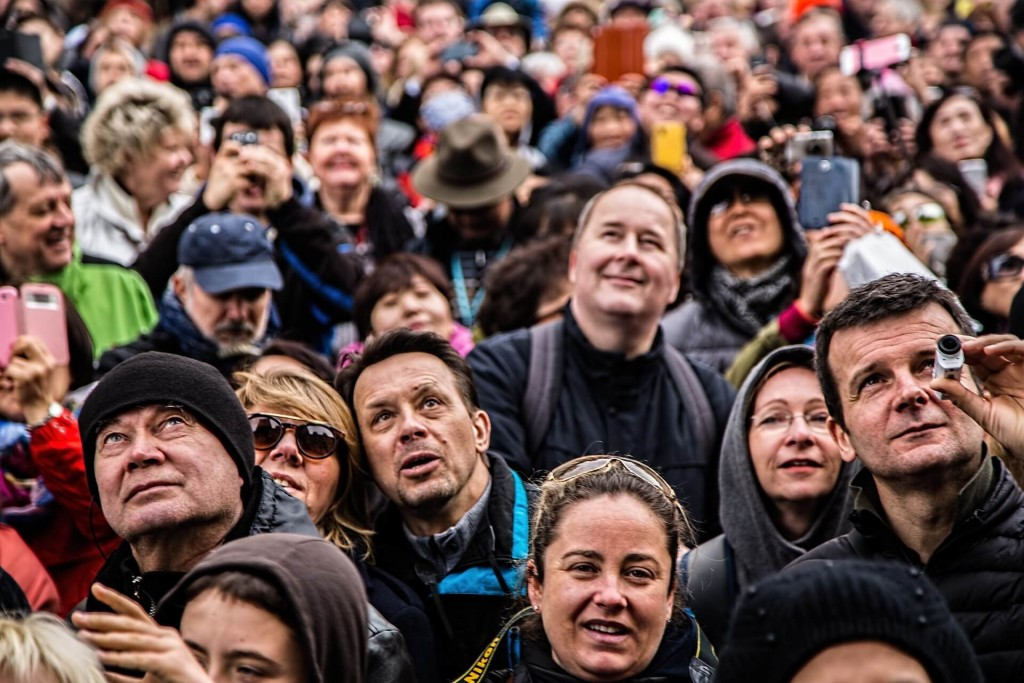
#> input picture human.jpg, 1024 x 683 px
$ python test.py
#> lines starting #> are read from the running program, lines starting #| are printed output that depends on the picture; after the words box and inside, x2 and y2 are one past the last pixel; in counts of white or black regions, pixels touching at a corner belong together
import cv2
img = cv2.imread('human.jpg')
#> img is the input picture: shape (683, 1024, 3); mean B, G, R 77.2, 81.4, 105.3
gray = cv2.cvtColor(img, cv2.COLOR_BGR2GRAY)   # 將圖片轉成灰階
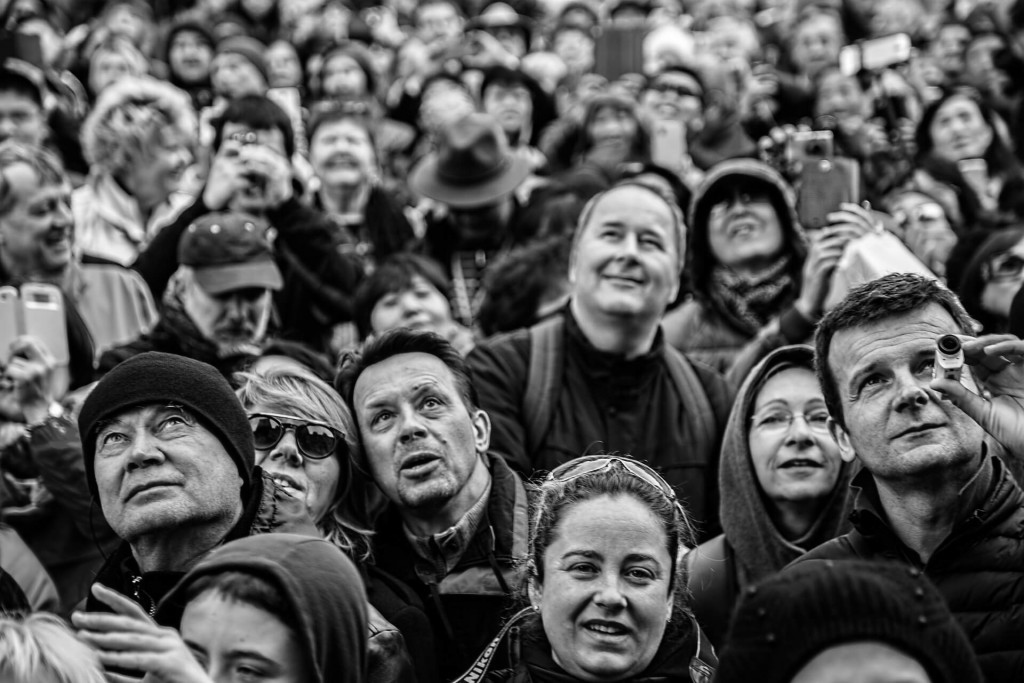
#> gray: shape (683, 1024); min 0, max 255, mean 88.1

face_cascade = cv2.CascadeClassifier("haarcascade_frontalface_default.xml")   # 載入人臉模型
faces = face_cascade.detectMultiScale(gray)    # 偵測人臉
#> faces = 17 rows, first 6: [322, 5, 27, 27], [100, 4, 42, 42], [165, 27, 51, 51], [415, 2, 52, 52], [789, 21, 54, 54], [926, 95, 63, 63]

for (x, y, w, h) in faces:
    cv2.rectangle(img, (x, y), (x+w, y+h), (0, 255, 0), 2)    # 利用 for 迴圈，抓取每個人臉屬性，繪製方框
#> this loop made 17 passes
#> (x, y, w, h) on passes 1 to 12: (322, 5, 27, 27), (100, 4, 42, 42), (165, 27, 51, 51), (415, 2, 52, 52), (789, 21, 54, 54), (926, 95, 63, 63), (309, 114, 67, 67), (807, 72, 57, 57), (480, 75, 57, 57), (644, 69, 61, 61), (196, 263, 90, 90), (569, 188, 123, 123)
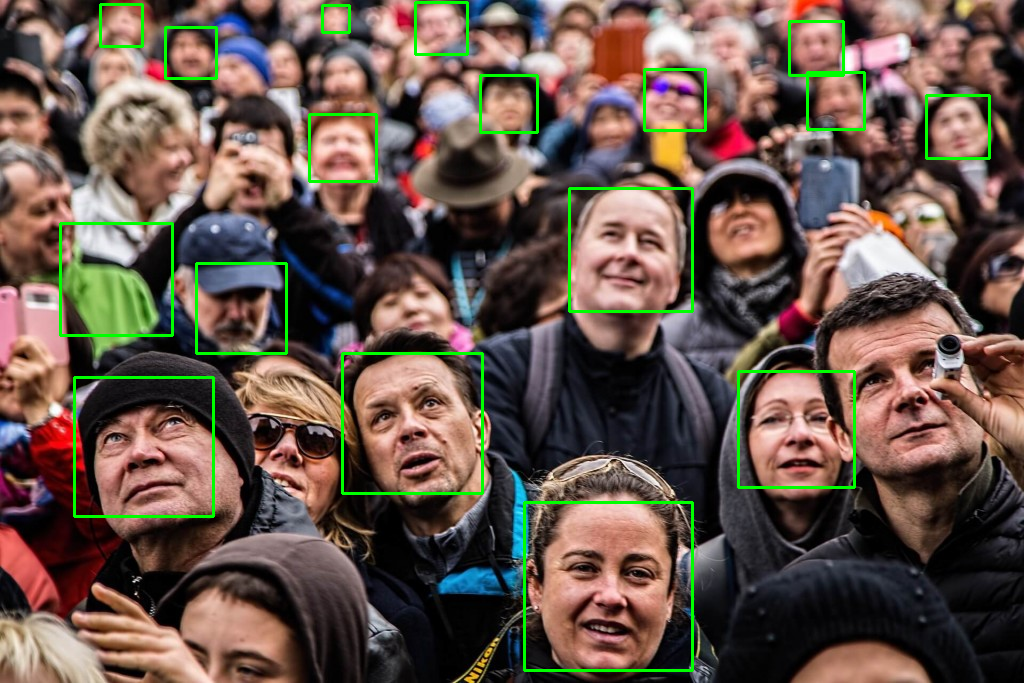
#> img: shape (683, 1024, 3); 2.42% of pixels changed, all inside (x1, y1, x2, y2) = (59, 1, 991, 672)

cv2.imshow('oxxostudio', img)
cv2.waitKey(0) # 按下任意鍵停止
cv2.destroyAllWindows()

$ run again, with car.jpg copied over human.jpg
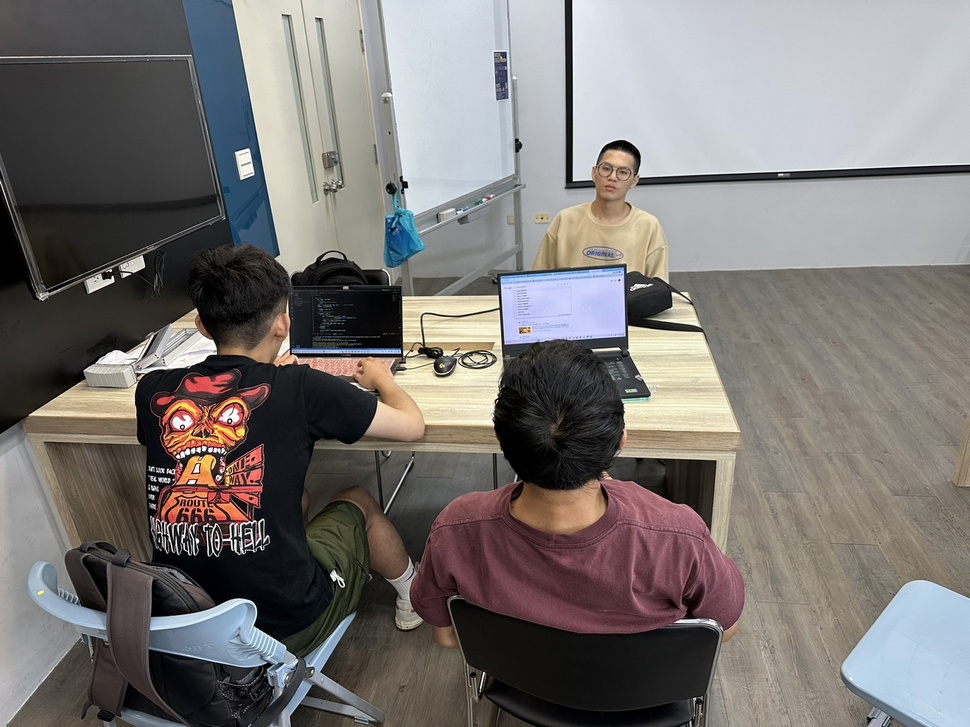
#> input picture car.jpg, 970 x 727 px, shrunk from 1479 x 1109 before the run
#> img is the input picture: shape (727, 970, 3); mean B, G, R 116, 118, 122
#> `gray = cv2.cvtColor(img, cv2.COLOR_BGR2GRAY)`:
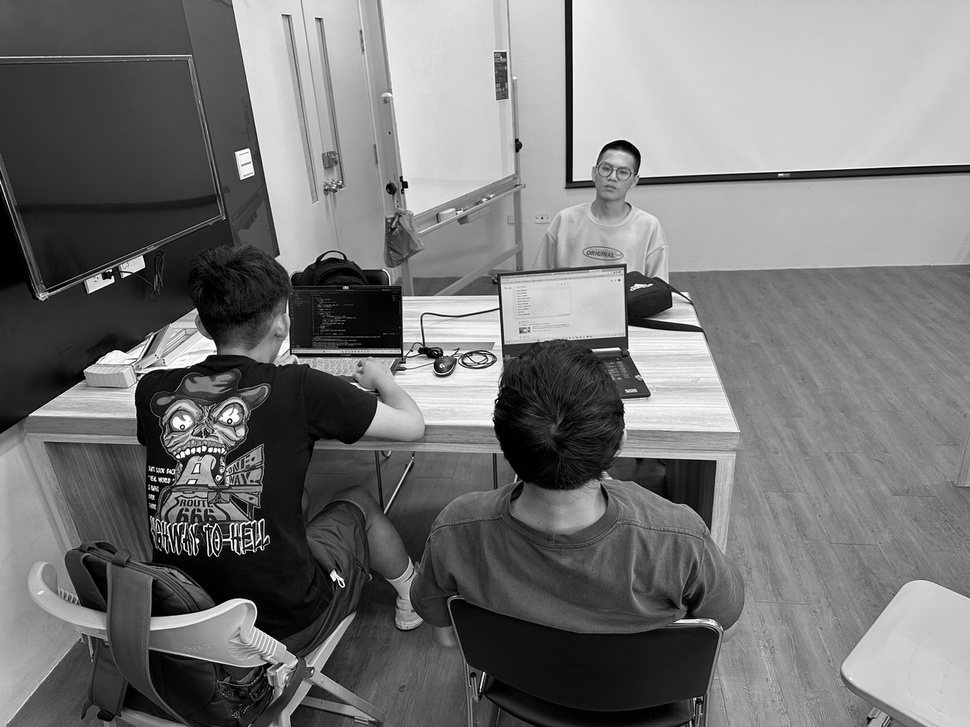
#> gray: shape (727, 970); min 0, max 255, mean 119
#> faces = [[591, 151, 48, 48], [152, 411, 49, 49]]
#> the loop `for (x, y, w, h) in faces:` made 2 passes
#> after the loop `for (x, y, w, h) in faces:`:
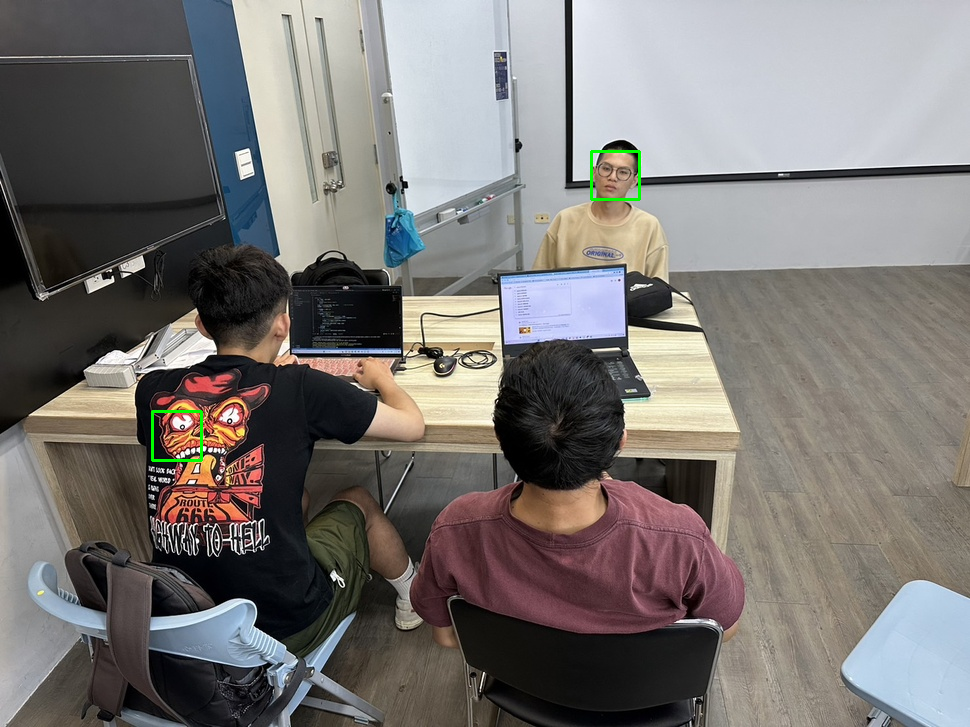
#> img: shape (727, 970, 3); 0.16% of pixels changed, all inside (x1, y1, x2, y2) = (151, 150, 641, 462)

$ run again, with cars.jpg copied over human.jpg
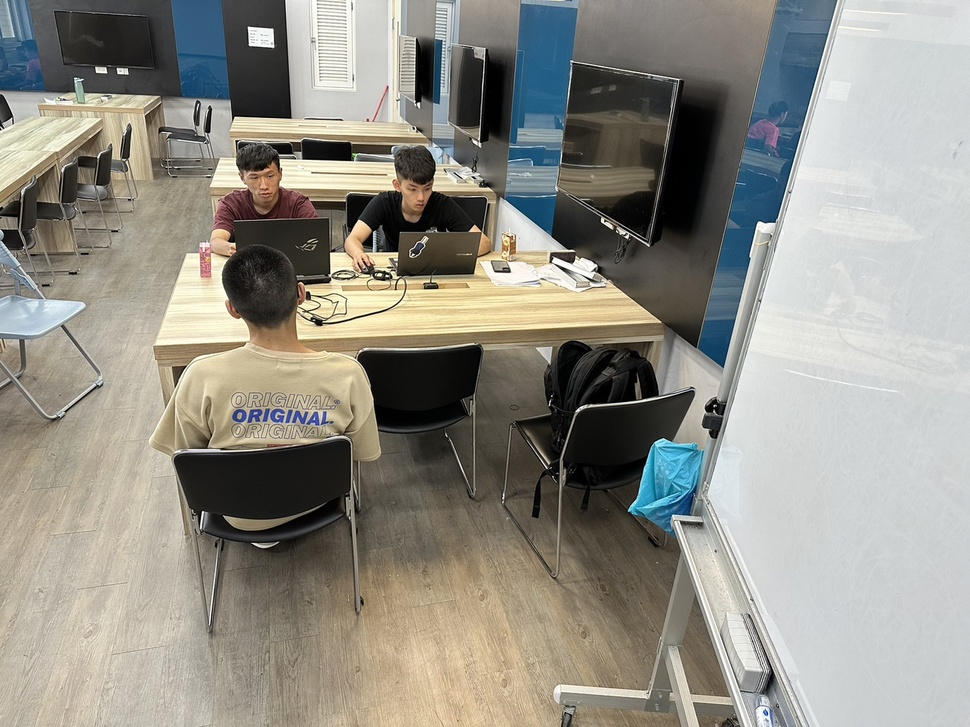
#> input picture cars.jpg, 970 x 727 px, shrunk from 1479 x 1109 before the run
#> img is the input picture: shape (727, 970, 3); mean B, G, R 134.8, 143.5, 145.6
#> `gray = cv2.cvtColor(img, cv2.COLOR_BGR2GRAY)`:
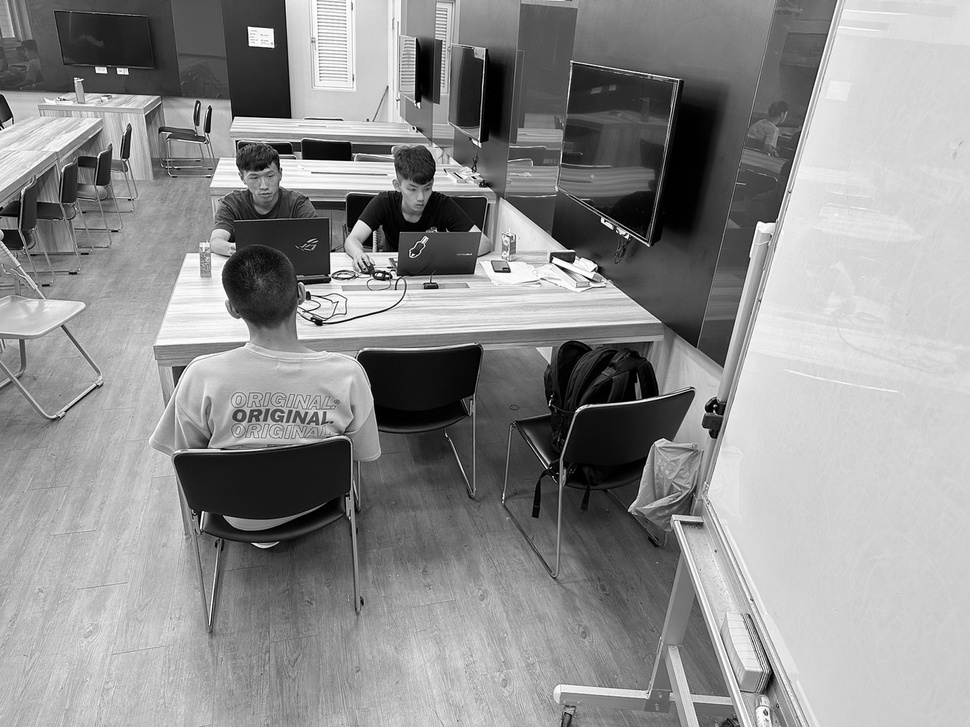
#> gray: shape (727, 970); min 0, max 255, mean 143.1
#> faces = [[407, 182, 28, 28], [126, 97, 100, 100]]
#> the loop `for (x, y, w, h) in faces:` made 2 passes
#> after the loop `for (x, y, w, h) in faces:`:
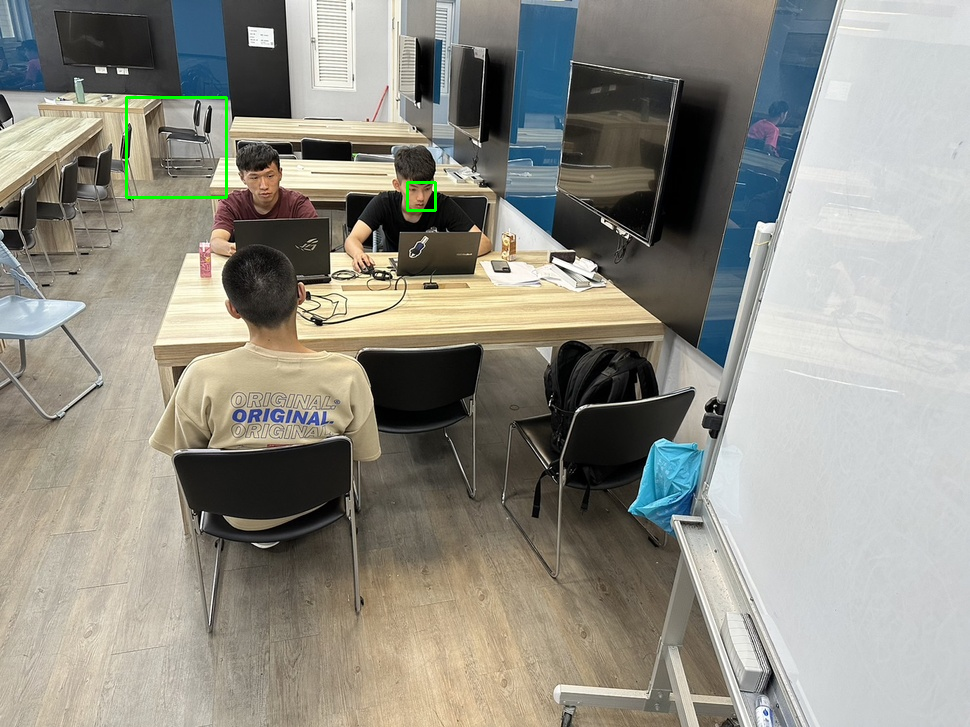
#> img: shape (727, 970, 3); 0.22% of pixels changed, all inside (x1, y1, x2, y2) = (125, 96, 437, 212)

$ run again, with dec.jpg copied over human.jpg
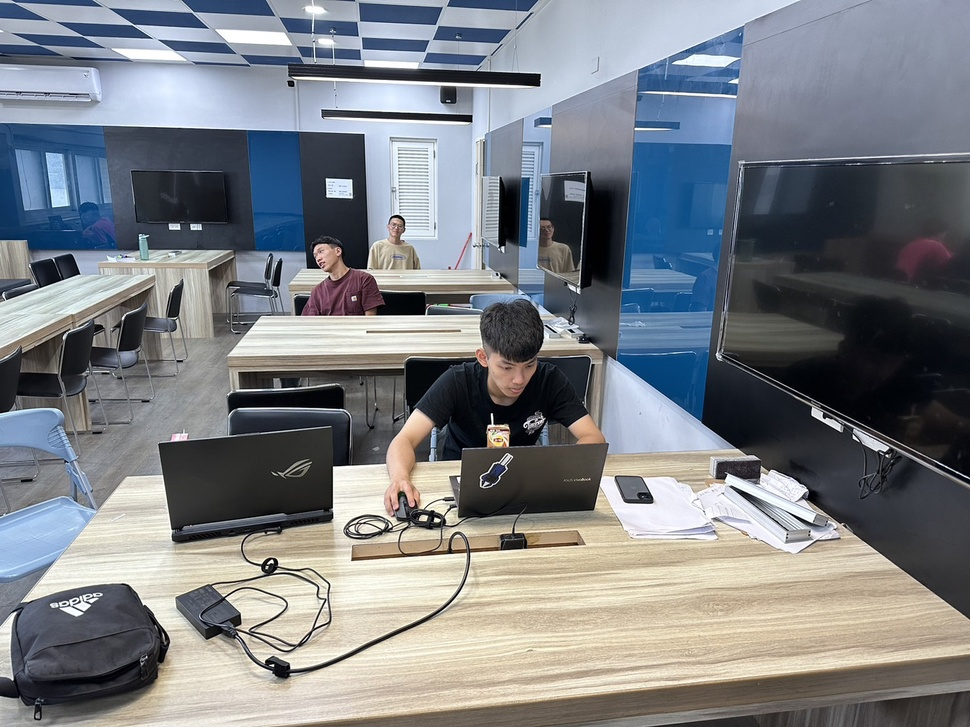
#> input picture dec.jpg, 970 x 727 px, shrunk from 1479 x 1109 before the run
#> img is the input picture: shape (727, 970, 3); mean B, G, R 132.3, 127.5, 123.7
#> `gray = cv2.cvtColor(img, cv2.COLOR_BGR2GRAY)`:
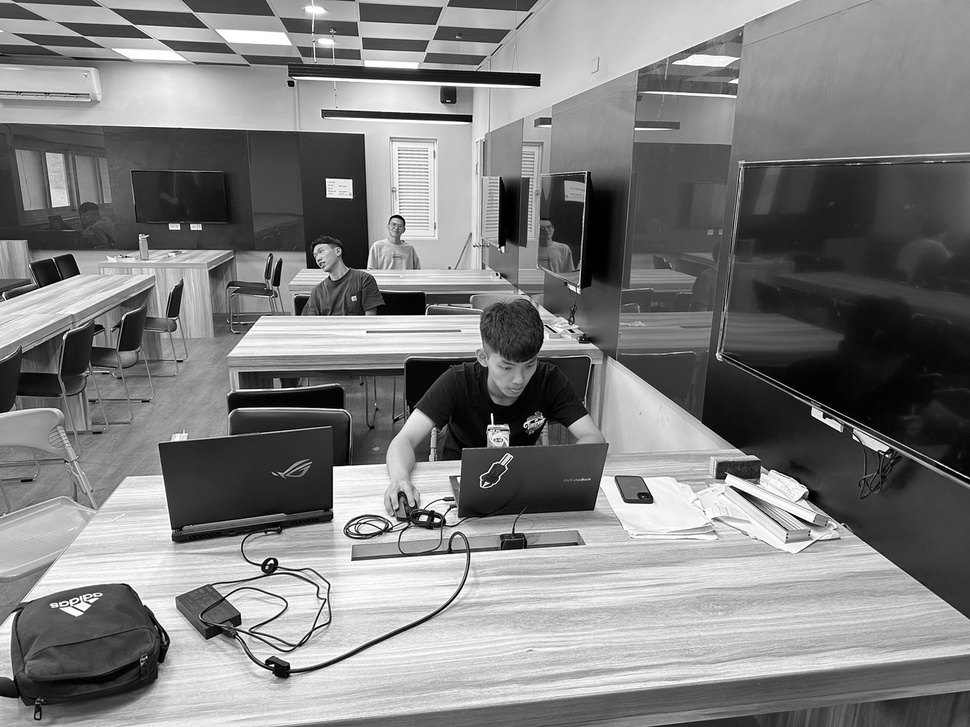
#> gray: shape (727, 970); min 0, max 255, mean 126.9
#> faces = [[63, 425, 27, 27], [74, 380, 62, 62]]
#> the loop `for (x, y, w, h) in faces:` made 2 passes
#> after the loop `for (x, y, w, h) in faces:`:
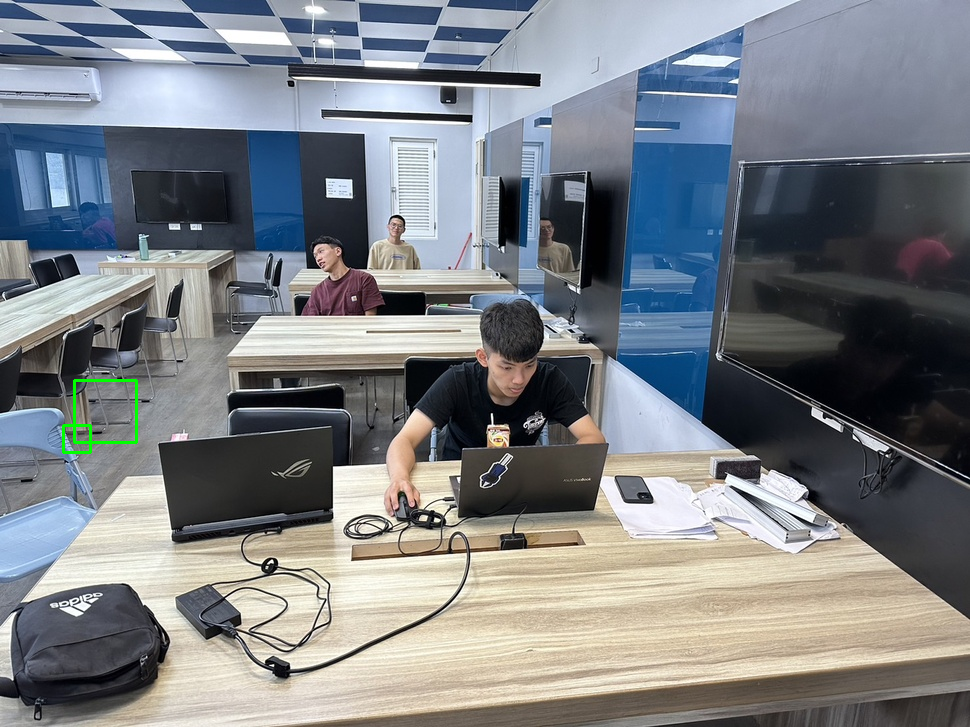
#> img: shape (727, 970, 3); 0.15% of pixels changed, all inside (x1, y1, x2, y2) = (62, 379, 138, 454)
